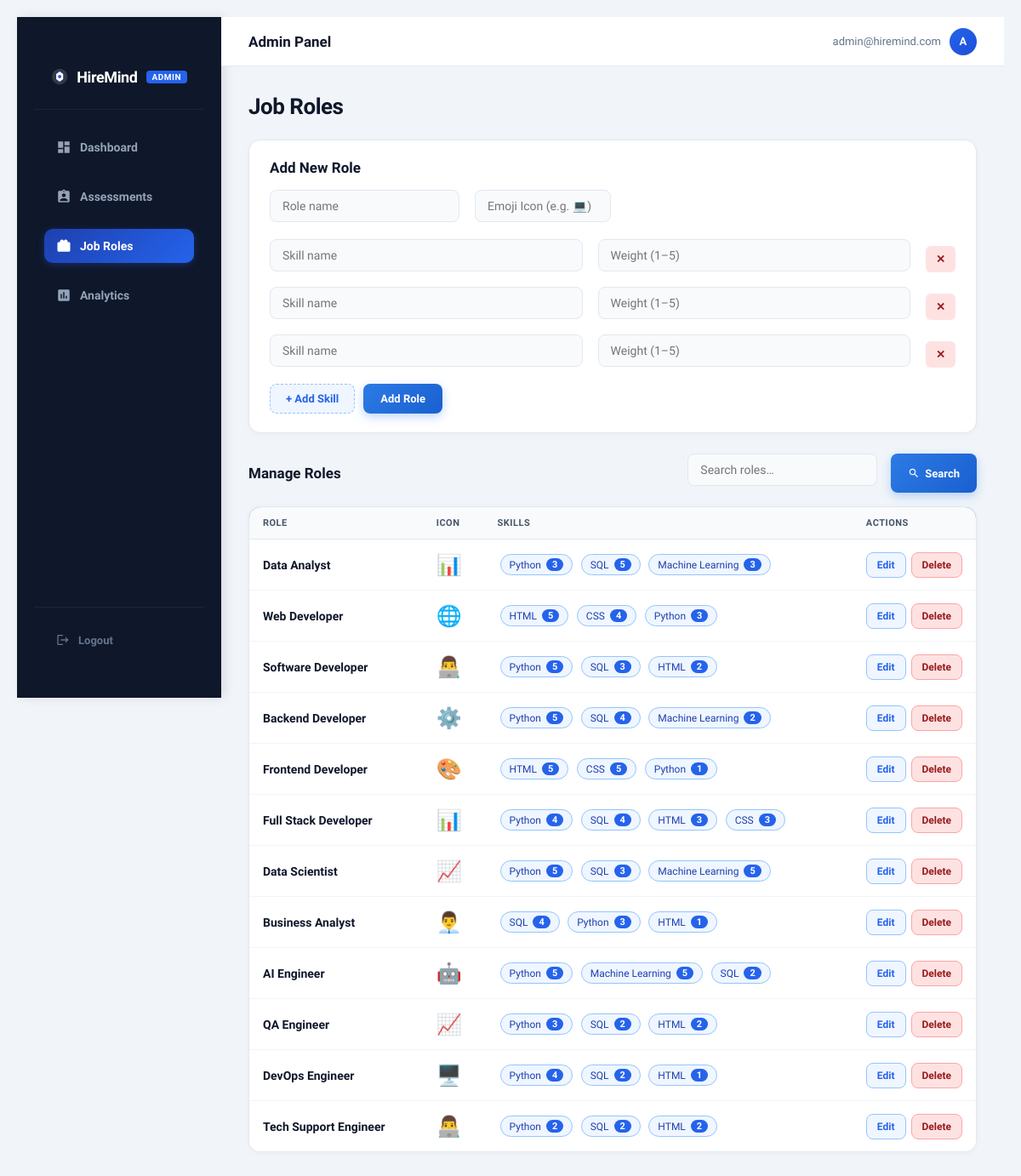
The page /admin/job_roles (signed in) on the database as committed earlier.
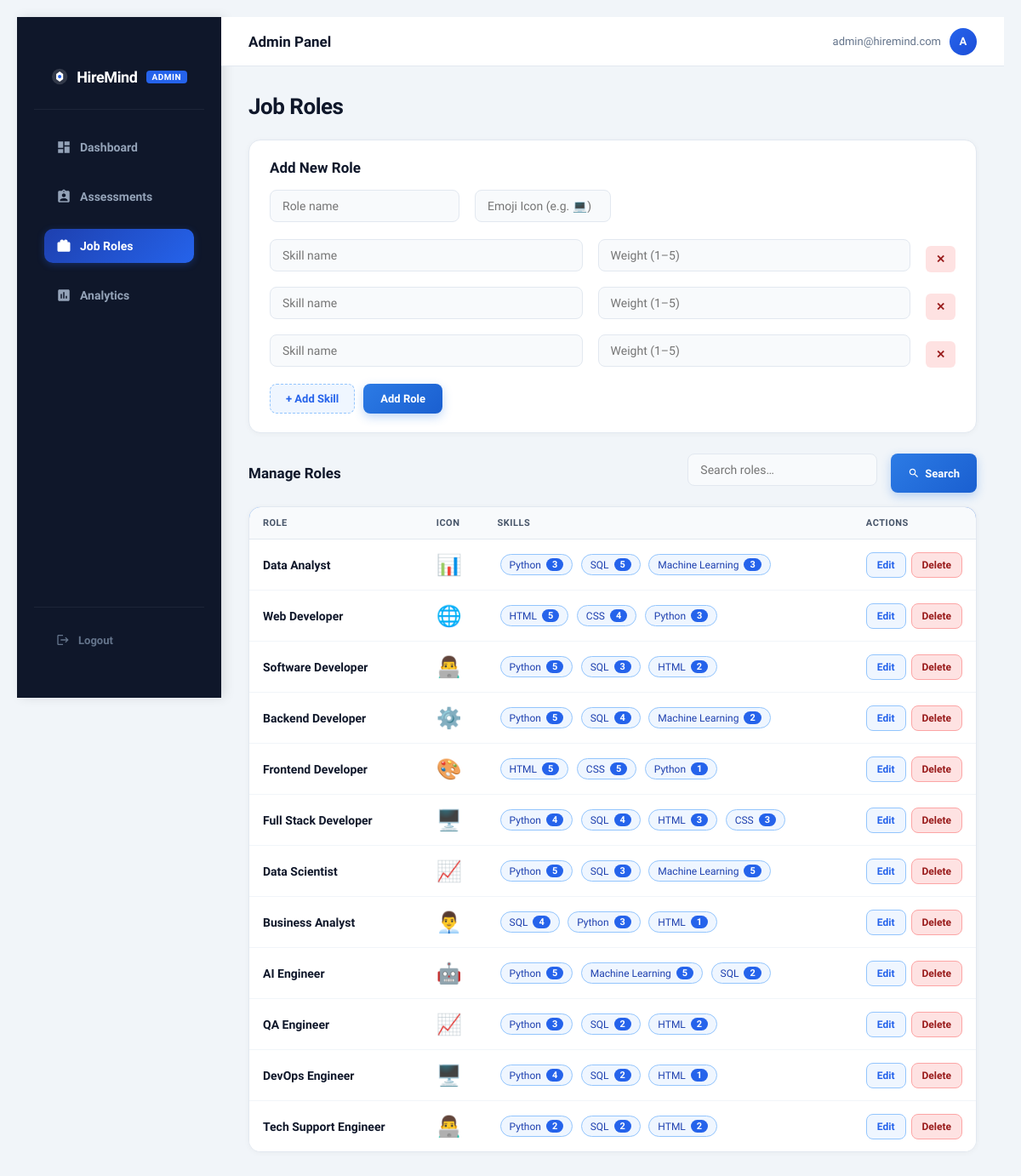
The same page on the database as committed later.
### tables this page shows
CREATE TABLE job_roles (
            id INTEGER PRIMARY KEY AUTOINCREMENT,
            role_name TEXT UNIQUE,
            icon TEXT DEFAULT '💼'
        );

### app.py (the view)
@app.route('/admin/job_roles')
def admin_job_roles():
    if not admin_required():
        return redirect(url_for('login'))
    search = request.args.get('search', '')
    conn = sqlite3.connect("hiremind.db")
    cursor = conn.cursor()
    if search:
        cursor.execute("""
        SELECT jr.id, jr.role_name, jr.icon,
        GROUP_CONCAT(js.skill_name || ' (' || js.weight || ')')
        FROM job_roles jr
        JOIN job_skills js ON jr.id = js.role_id
        WHERE jr.role_name LIKE ?
        GROUP BY jr.id
        """, ('%' + search + '%',))
    else:
        cursor.execute("""
        SELECT jr.id, jr.role_name, jr.icon,
        GROUP_CONCAT(js.skill_name || ' (' || js.weight || ')')
        FROM job_roles jr
        JOIN job_skills js ON jr.id = js.role_id
        GROUP BY jr.id
        """)
    roles = cursor.fetchall()
    conn.close()
    return render_template("admin_job_roles.html", roles=roles, search=search)

### app.py (called while the page is built)
def admin_required():
    if 'user_id' not in session or not session.get('is_admin'):
        return False
    return True

### templates/admin_job_roles.html (shortened to what the changed rows need)
{% extends "admin_base.html" %}
{% block content %}
<h2>Job Roles</h2>
<div class="card" style="padding:0;overflow:hidden;">
    <table class="modern-table">
        <thead>
            <tr>
                <th>Role</th>
                <th>Icon</th>
                <th>Skills</th>
                <th style="width:120px;">Actions</th>
            </tr>
        </thead>
        <tbody>
            {% for r in roles %}
            <tr>
                <td style="font-weight:700;">{{ r[1] }}</td>
                <td style="font-size:24px;">{{ r[2] }}</td>
                <td>
                    {% for skill in r[3].split(',') %}
                        {% set parts = skill.strip().split('(') %}
                        {% set name = parts[0] %}
                        {% set weight = parts[1].replace(')', '') %}
                        <span class="skill-pill">
                            {{ name }}<span class="skill-weight">{{ weight }}</span>
                        </span>
                    {% endfor %}
                </td>
                <td>
                    <div style="display:flex;gap:6px;align-items:center;">
                        <button onclick="openEdit('{{ r[0] }}','{{ r[1] }}','{{ r[2] }}')"
                            style="padding:7px 12px;font-size:12px;background:#eff6ff;color:#2563eb;border-color:#93c5fd;">
                            Edit
                        </button>
                        <form method="post" action="/delete_role/{{ r[0] }}" onsubmit="return confirm('Delete this role?')" style="margin:0;">
                            <button style="padding:7px 12px;font-size:12px;background:#fee2e2;color:#991b1b;border-color:#fca5a5;">
                                Delete
                            </button>
                        </form>
                    </div>
                </td>
            </tr>
            {% endfor %}
        </tbody>
    </table>
</div>
{% endblock %}

Rows that differ between the two databases and show on the page:
changed job_roles "Full Stack Developer": icon "📊" → "🖥️"
